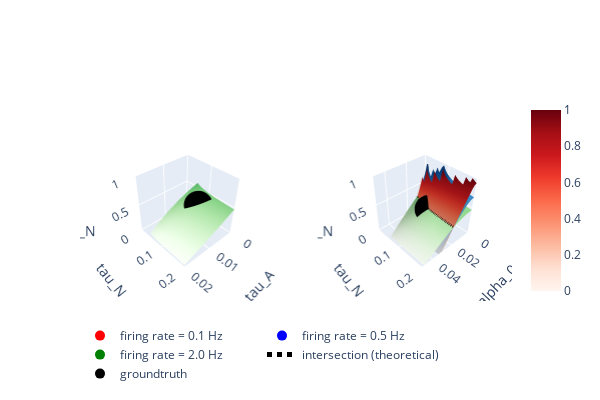

The notebook cell saved with this chart:
### Code cell
import plotly.graph_objects as go
from plotly.subplots import make_subplots

### define iterations
steps = 21
iter_keys = ["alpha_0", "tau_N"]
# iter_keys = ["tau_A", "tau_N"]
constant_key = "tau_A"
# constant_key = "alpha_0"
firing_rates = [0.1, 0.5, 2.0]


### define constants and arrays for the problem
arrays = {
    "tau_A": np.linspace(0.0001, 0.02, steps),
    "tau_N": np.linspace(0.05, 0.2, steps),
    "alpha_0": np.linspace(0, 0.05, steps),
}

grid = {}
grid[iter_keys[0]], grid[iter_keys[1]] = np.meshgrid(
    arrays[iter_keys[0]], arrays[iter_keys[1]]
)
grid["tau_A"], _ = np.meshgrid(arrays["tau_A"], arrays["tau_N"])

J_0 = -1.0
tau_M = 0.01
groundtruth = {
    "tau_A": 0.005,
    "tau_N": 0.1,
    "r_N": 0.4,
    "alpha_0": 0.02,
}

input_params = {key: groundtruth[key] for key in groundtruth.keys()}
input_params |= {key: grid[key] for key in iter_keys}


# ### calculate solutions
# r_N_solution = np.zeros((3, steps, steps), float)
# for i, firing_rate in enumerate(firing_rates):

#     r_N_solution[i, ...] = obtain_solution(
#         *get_distribution_parameters(firing_rate, **groundtruth),
#         **{key: arrays[key] for key in iter_keys},
#         **{constant_key: groundtruth[constant_key]},
#     )

### general plot setup
plt.close("all")
colors = ["reds", "blues", "greens"]
rows = 1
cols = 2

fig = make_subplots(
    rows=rows,
    cols=cols,
    specs=[[{"type": "scatter3d"} for _ in range(0, cols)] for _ in range(0, rows)],
)

gamma_conditions = np.zeros(3, float)
q_conditions = np.zeros(3, float)

### plot surfaces
for i, firing_rate in enumerate(firing_rates):
    fig.add_trace(
        go.Scatter3d(
            x=(np.NaN,),
            y=(np.NaN,),
            z=(np.NaN,),
            mode="markers",
            marker={"size": 10, "color": colors[i][:-1]},
            # line={"color": "black", "width": 5, 'dash':'dot'},
            name=f"firing rate = {firing_rate} Hz",
            # marker=markerstyle | {"colorscale": colors[i]},
        ),
        row=1,
        col=1,
    )

    # fig.add_trace(
    #     go.Surface(
    #         x=arrays[iter_keys[0]],
    #         y=arrays[iter_keys[1]],
    #         z=r_N_solution[i, ...],
    #         colorscale=colors[i],
    #         cmin=0.0,
    #         cmax=1.0,
    #         showscale=False,
    #     ),
    #     row=1,
    #     col=1,
    # )
    print("\n")
    print(f"{groundtruth=}")
    gamma, delta, nu_max = get_distribution_parameters(firing_rate, **groundtruth)
    q_0 = groundtruth["alpha_0"] ** 2 / (J_0 * tau_M) ** 2

    f_tau_from_const = get_constant(gamma, delta, nu_max, q_0)
    r_N_exact = get_mixing(
        f_tau_from_const,
        tau_A=grid["tau_A"],
        tau_N=grid["tau_N"],
        tau_M=tau_M,
    )
    print(r_N_exact[0])
    fig.add_trace(
        go.Surface(
            x=arrays["tau_A"],
            y=arrays["tau_N"],
            z=r_N_exact[0],
            colorscale=colors[i],
            cmin=0.0,
            cmax=1.0,
            showscale=False,
        ),
        row=1,
        col=2,
    )

    """
		should all manifolds collapse onto one? is it only different, because approximation of q gives slightly distinct solutions for different firing rates?
	"""

    # gamma, delta, nu_max = get_distribution_parameters(firing_rate, **groundtruth)
    q_0 = input_params["alpha_0"] ** 2 / (J_0 * tau_M) ** 2
    f_tau_from_const = get_constant(gamma, delta, nu_max, q_0)

    r_N_exact = get_mixing(
        f_tau_from_const,
        tau_A=input_params["tau_A"],
        tau_N=input_params["tau_N"],
        tau_M=tau_M,
    )

    fig.add_trace(
        go.Surface(
            name=f"firing rate = {firing_rate} Hz",
            x=arrays[iter_keys[0]],
            y=arrays[iter_keys[1]],
            z=r_N_exact[0],
            colorscale=colors[i],
            cmin=0.0,
            cmax=1.0,
            showscale=i == 0,
        ),
        row=1,
        col=1,
    )
    gamma_conditions[i] = gamma
    q_conditions[i] = get_q(gamma, delta, nu_max)

if "alpha_0" in iter_keys:
    # intersection
    q_0_intersection = (
        gamma_conditions[1] ** 2 * q_conditions[1] * firing_rates[0]
        - gamma_conditions[0] ** 2 * q_conditions[0] * firing_rates[1]
    ) / (
        gamma_conditions[0] ** 2 * firing_rates[1]
        - gamma_conditions[1] ** 2 * firing_rates[0]
    )
    alpha_0_intersection = np.sqrt(q_0_intersection * (J_0 * tau_M) ** 2)

    idx_intersection = np.where(
        np.isclose(arrays["alpha_0"], alpha_0_intersection, atol=1e-3)
    )[0][0]

    f_tau_intersection = (
        gamma_conditions[0] ** 2
        * gamma_conditions[1] ** 2
        * (q_conditions[1] - q_conditions[0])
        / (
            gamma_conditions[0] ** 2 * firing_rates[1]
            - gamma_conditions[1] ** 2 * firing_rates[0]
        )
    )

    r_N_intersection = get_mixing(
        f_tau_intersection,
        tau_A=input_params["tau_A"],
        tau_N=input_params["tau_N"][:, idx_intersection],
        tau_M=tau_M,
    )[0]
    print(f"intersection @ {f_tau_intersection=}, {r_N_intersection=}")

    fig.add_trace(
        go.Scatter3d(
            x=input_params["alpha_0"][:, idx_intersection],
            y=input_params["tau_N"][:, idx_intersection],
            z=r_N_intersection + 0.01,
            mode="lines",
            line={"color": "black", "width": 5, "dash": "dot"},
            name="intersection (theoretical)",
            # marker=markerstyle | {"colorscale": colors[i]},
        ),
        row=1,
        col=1,
    )

# ### plot intersections
# markerstyle = {"size": 2, "opacity": 0.6}
# for i in range(len(firing_rates) - 1):
#     d_r_N = r_N_solution[i, ...] - r_N_solution[i + 1, ...]
#     idxes = np.where(np.diff(d_r_N > 0, axis=1))

#     fig.add_trace(
#         go.Scatter3d(
#             x=arrays[iter_keys[0]][idxes[1]],
#             y=arrays[iter_keys[1]][idxes[0]],
#             z=r_N_solution[0, [idxes[0]], [idxes[1]]][0],
#             mode="markers",
#             marker=markerstyle | {"colorscale": colors[i]},
#         ),
#         row=1,
#         col=2,
#     )

### plot groundtruth
# for col in range(cols):
#     for row in range(rows):
# if row > 1 and col > 1:
#     continue
fig.add_trace(
    go.Scatter3d(
        x=[groundtruth["tau_A"]],
        y=[groundtruth["tau_N"]],
        z=[groundtruth["r_N"]],
        mode="markers",
        marker={"size": 10, "color": "black"},
        name="groundtruth",
    ),
    row=1,
    col=2,
)
fig.add_trace(
    go.Scatter3d(
        x=[groundtruth["alpha_0"]],
        y=[groundtruth["tau_N"]],
        z=[groundtruth["r_N"]],
        mode="markers",
        marker={"size": 10, "color": "black"},
        showlegend=False,
    ),
    row=1,
    col=1,
)

### adjust some layout
scene_dict = {
    # "xaxis": dict(range=[0.0, arrays[iter_keys[0]][-1]], title=iter_keys[0]),
    "yaxis": dict(range=[0.0, arrays[iter_keys[1]][-1]], title=iter_keys[1]),
    "zaxis": dict(range=[0.0, 1.0], title="r"),
}

camera = dict(
    up=dict(x=0, y=0, z=1), center=dict(x=0, y=-0.2, z=0), eye=dict(x=2.0, y=2.0, z=2.2)
)

fig.update_layout(scene1_camera=camera)

fig.update_layout(
    scene1=scene_dict
    | {"xaxis": dict(range=[0.0, arrays["alpha_0"][-1]], title="alpha_0")},
    scene2=scene_dict
    | {"xaxis": dict(range=[0.0, arrays["tau_A"][-1]], title="tau_A")},
    scene1_camera=camera,
    scene2_camera=camera,
    # scene3=scene_dict,
    showlegend=True,
    width=600,
    height=400,
    legend=dict(orientation="h"),
    # margin=dict(r=20, l=10, b=10, t=10),
)

fig.show()

### Figure 1 — Plotly figure (JSON) as saved in the notebook; plotly's stock layout.template omitted (floating-point values rounded to 4 significant figures; data arrays with more than 128 entries replaced by an {"elided": "..."} marker saying what was removed)
{"data": [{"marker": {"color": "red", "size": 10}, "mode": "markers", "name": "firing rate = 0.1 Hz", "scene": "scene2", "type": "scatter3d", "x": [null], "y": [null], "z": [null]}, {"cmax": 1, "cmin": 0, "colorscale": [[0, "rgb(255,245,240)"], [0.125, "rgb(254,224,210)"], [0.25, "rgb(252,187,161)"], [0.375, "rgb(252,146,114)"], [0.5, "rgb(251,106,74)"], [0.625, "rgb(239,59,44)"], [0.75, "rgb(203,24,29)"], [0.875, "rgb(165,15,21)"], [1, "rgb(103,0,13)"]], "scene": "scene", "showscale": false, "type": "surface", "x": [0.0001, 0.001095, 0.00209, 0.003085, 0.00408, 0.005075, 0.00607, 0.007065, 0.00806, 0.009055, 0.01005, 0.01104, 0.01204, 0.01303, 0.01403, 0.01503, 0.01602, 0.01701, 0.01801, 0.01901, 0.02], "y": [0.05, 0.0575, 0.065, 0.0725, 0.08, 0.0875, 0.095, 0.1025, 0.11, 0.1175, 0.125, 0.1325, 0.14, 0.1475, 0.155, 0.1625, 0.17, 0.1775, 0.185, 0.1925, 0.2], "z": {"elided": "21x21 float values"}}, {"cmax": 1, "cmin": 0, "colorscale": [[0, "rgb(255,245,240)"], [0.125, "rgb(254,224,210)"], [0.25, "rgb(252,187,161)"], [0.375, "rgb(252,146,114)"], [0.5, "rgb(251,106,74)"], [0.625, "rgb(239,59,44)"], [0.75, "rgb(203,24,29)"], [0.875, "rgb(165,15,21)"], [1, "rgb(103,0,13)"]], "name": "firing rate = 0.1 Hz", "scene": "scene2", "showscale": true, "type": "surface", "x": [0, 0.0025, 0.005, 0.0075, 0.01, 0.0125, 0.015, 0.0175, 0.02, 0.0225, 0.025, 0.0275, 0.03, 0.0325, 0.035, 0.0375, 0.04, 0.0425, 0.045, 0.0475, 0.05], "y": [0.05, 0.0575, 0.065, 0.0725, 0.08, 0.0875, 0.095, 0.1025, 0.11, 0.1175, 0.125, 0.1325, 0.14, 0.1475, 0.155, 0.1625, 0.17, 0.1775, 0.185, 0.1925, 0.2], "z": {"elided": "21x21 float values"}}, {"marker": {"color": "blue", "size": 10}, "mode": "markers", "name": "firing rate = 0.5 Hz", "scene": "scene2", "type": "scatter3d", "x": [null], "y": [null], "z": [null]}, {"cmax": 1, "cmin": 0, "colorscale": [[0, "rgb(247,251,255)"], [0.125, "rgb(222,235,247)"], [0.25, "rgb(198,219,239)"], [0.375, "rgb(158,202,225)"], [0.5, "rgb(107,174,214)"], [0.625, "rgb(66,146,198)"], [0.75, "rgb(33,113,181)"], [0.875, "rgb(8,81,156)"], [1, "rgb(8,48,107)"]], "scene": "scene", "showscale": false, "type": "surface", "x": [0.0001, 0.001095, 0.00209, 0.003085, 0.00408, 0.005075, 0.00607, 0.007065, 0.00806, 0.009055, 0.01005, 0.01104, 0.01204, 0.01303, 0.01403, 0.01503, 0.01602, 0.01701, 0.01801, 0.01901, 0.02], "y": [0.05, 0.0575, 0.065, 0.0725, 0.08, 0.0875, 0.095, 0.1025, 0.11, 0.1175, 0.125, 0.1325, 0.14, 0.1475, 0.155, 0.1625, 0.17, 0.1775, 0.185, 0.1925, 0.2], "z": {"elided": "21x21 float values"}}, {"cmax": 1, "cmin": 0, "colorscale": [[0, "rgb(247,251,255)"], [0.125, "rgb(222,235,247)"], [0.25, "rgb(198,219,239)"], [0.375, "rgb(158,202,225)"], [0.5, "rgb(107,174,214)"], [0.625, "rgb(66,146,198)"], [0.75, "rgb(33,113,181)"], [0.875, "rgb(8,81,156)"], [1, "rgb(8,48,107)"]], "name": "firing rate = 0.5 Hz", "scene": "scene2", "showscale": false, "type": "surface", "x": [0, 0.0025, 0.005, 0.0075, 0.01, 0.0125, 0.015, 0.0175, 0.02, 0.0225, 0.025, 0.0275, 0.03, 0.0325, 0.035, 0.0375, 0.04, 0.0425, 0.045, 0.0475, 0.05], "y": [0.05, 0.0575, 0.065, 0.0725, 0.08, 0.0875, 0.095, 0.1025, 0.11, 0.1175, 0.125, 0.1325, 0.14, 0.1475, 0.155, 0.1625, 0.17, 0.1775, 0.185, 0.1925, 0.2], "z": {"elided": "21x21 float values"}}, {"marker": {"color": "green", "size": 10}, "mode": "markers", "name": "firing rate = 2.0 Hz", "scene": "scene2", "type": "scatter3d", "x": [null], "y": [null], "z": [null]}, {"cmax": 1, "cmin": 0, "colorscale": [[0, "rgb(247,252,245)"], [0.125, "rgb(229,245,224)"], [0.25, "rgb(199,233,192)"], [0.375, "rgb(161,217,155)"], [0.5, "rgb(116,196,118)"], [0.625, "rgb(65,171,93)"], [0.75, "rgb(35,139,69)"], [0.875, "rgb(0,109,44)"], [1, "rgb(0,68,27)"]], "scene": "scene", "showscale": false, "type": "surface", "x": [0.0001, 0.001095, 0.00209, 0.003085, 0.00408, 0.005075, 0.00607, 0.007065, 0.00806, 0.009055, 0.01005, 0.01104, 0.01204, 0.01303, 0.01403, 0.01503, 0.01602, 0.01701, 0.01801, 0.01901, 0.02], "y": [0.05, 0.0575, 0.065, 0.0725, 0.08, 0.0875, 0.095, 0.1025, 0.11, 0.1175, 0.125, 0.1325, 0.14, 0.1475, 0.155, 0.1625, 0.17, 0.1775, 0.185, 0.1925, 0.2], "z": {"elided": "21x21 float values"}}, {"cmax": 1, "cmin": 0, "colorscale": [[0, "rgb(247,252,245)"], [0.125, "rgb(229,245,224)"], [0.25, "rgb(199,233,192)"], [0.375, "rgb(161,217,155)"], [0.5, "rgb(116,196,118)"], [0.625, "rgb(65,171,93)"], [0.75, "rgb(35,139,69)"], [0.875, "rgb(0,109,44)"], [1, "rgb(0,68,27)"]], "name": "firing rate = 2.0 Hz", "scene": "scene2", "showscale": false, "type": "surface", "x": [0, 0.0025, 0.005, 0.0075, 0.01, 0.0125, 0.015, 0.0175, 0.02, 0.0225, 0.025, 0.0275, 0.03, 0.0325, 0.035, 0.0375, 0.04, 0.0425, 0.045, 0.0475, 0.05], "y": [0.05, 0.0575, 0.065, 0.0725, 0.08, 0.0875, 0.095, 0.1025, 0.11, 0.1175, 0.125, 0.1325, 0.14, 0.1475, 0.155, 0.1625, 0.17, 0.1775, 0.185, 0.1925, 0.2], "z": {"elided": "21x21 float values"}}, {"line": {"color": "black", "dash": "dot", "width": 5}, "mode": "lines", "name": "intersection (theoretical)", "scene": "scene2", "type": "scatter3d", "x": [0.02, 0.02, 0.02, 0.02, 0.02, 0.02, 0.02, 0.02, 0.02, 0.02, 0.02, 0.02, 0.02, 0.02, 0.02, 0.02, 0.02, 0.02, 0.02, 0.02, 0.02], "y": [0.05, 0.0575, 0.065, 0.0725, 0.08, 0.0875, 0.095, 0.1025, 0.11, 0.1175, 0.125, 0.1325, 0.14, 0.1475, 0.155, 0.1625, 0.17, 0.1775, 0.185, 0.1925, 0.2], "z": [0.5161, 0.4858, 0.4638, 0.4471, 0.4341, 0.4236, 0.4149, 0.4077, 0.4016, 0.3963, 0.3917, 0.3877, 0.3842, 0.381, 0.3782, 0.3756, 0.3733, 0.3712, 0.3693, 0.3675, 0.3659]}, {"marker": {"color": "black", "size": 10}, "mode": "markers", "name": "groundtruth", "scene": "scene", "type": "scatter3d", "x": [0.005], "y": [0.1], "z": [0.4]}, {"marker": {"color": "black", "size": 10}, "mode": "markers", "scene": "scene2", "showlegend": false, "type": "scatter3d", "x": [0.02], "y": [0.1], "z": [0.4]}], "layout": {"height": 400, "legend": {"orientation": "h"}, "scene": {"camera": {"center": {"x": 0, "y": -0.2, "z": 0}, "eye": {"x": 2, "y": 2, "z": 2.2}, "up": {"x": 0, "y": 0, "z": 1}}, "domain": {"x": [0, 0.45], "y": [0, 1]}, "xaxis": {"range": [0, 0.02], "title": {"text": "tau_A"}}, "yaxis": {"range": [0, 0.2], "title": {"text": "tau_N"}}, "zaxis": {"range": [0, 1], "title": {"text": "r_N"}}}, "scene2": {"camera": {"center": {"x": 0, "y": -0.2, "z": 0}, "eye": {"x": 2, "y": 2, "z": 2.2}, "up": {"x": 0, "y": 0, "z": 1}}, "domain": {"x": [0.55, 1], "y": [0, 1]}, "xaxis": {"range": [0, 0.05], "title": {"text": "alpha_0"}}, "yaxis": {"range": [0, 0.2], "title": {"text": "tau_N"}}, "zaxis": {"range": [0, 1], "title": {"text": "r_N"}}}, "showlegend": true, "width": 600}}
